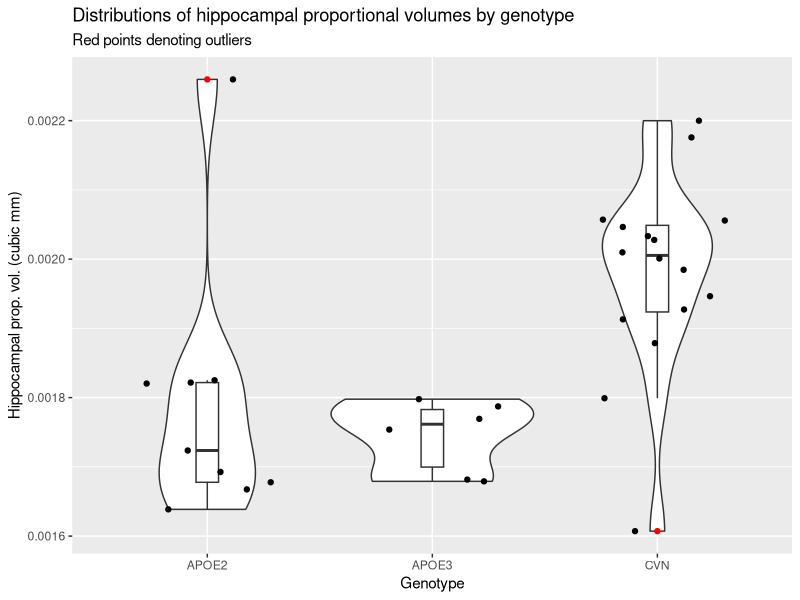
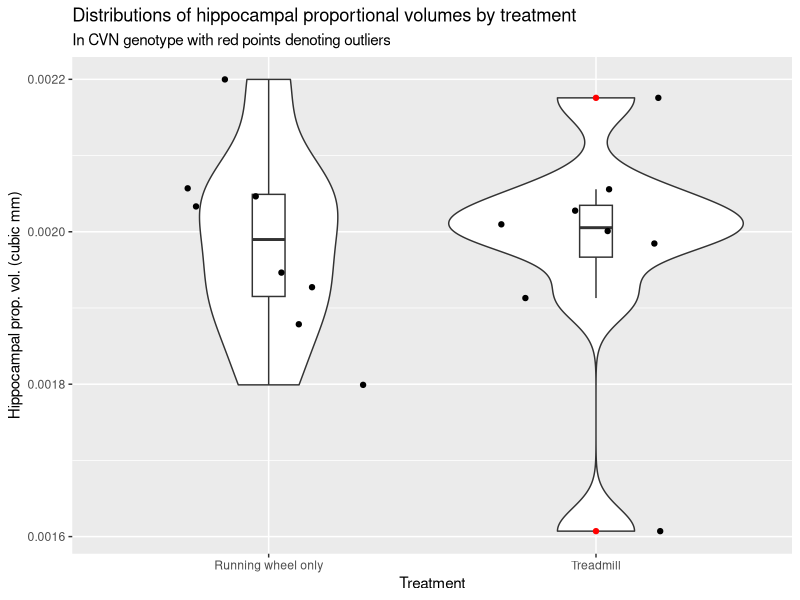

Generate these figures, in order, with R:
## ---- chunk 1
library(tidyverse)
data <- read.csv("memri.csv")
cvn_data <- read.csv("CVNanalysis.csv")
view(cvn_data)
## ---- chunk 2
graph <- data %>% 
  filter(! is.na(Proportional.Volume)) %>% 
  filter(! is.na(genotype)) %>% 
  filter(genotype != "") %>% 
  filter(genotype != "HN") %>% 
  mutate(geno = case_when(
    genotype == "APOE2" | genotype == "APOE22" ~ "APOE2",
    genotype == "APOE3" | genotype == "APOE33" ~ "APOE3",
    genotype == "CVN" ~ "CVN"
  )) %>% 
  group_by(geno) %>% 
  select(Proportional.Volume, geno)

ggplot(data = graph, aes(factor(geno), Proportional.Volume)) +
  geom_violin() +
  geom_boxplot(width = 0.1, outlier.color = "red") +
  geom_jitter(height = 0, width = 0.3) +
  labs(x = "Genotype",
       y = "Hippocampal prop. vol. (cubic mm)",
       title = "Distributions of hippocampal proportional volumes by genotype",
       subtitle = "Red points denoting outliers") 

  
## ---- chunk 3
cvn_graph <- cvn_data %>% 
  filter(! is.na(Proportional.Volume)) %>%
  mutate(treat = case_when(
    Treatment == "runningwheel_only" ~ "Running wheel only",
    Treatment == "treadmill" ~ "Treadmill"
  )) %>% 
  group_by(treat) %>% 
  select(Proportional.Volume, treat) 

rw <- cvn_data %>% 
  filter(! is.na(Proportional.Volume)) %>%
  filter(Treatment == "runningwheel_only") %>% 
  pull(Proportional.Volume)

tm <- cvn_data %>% 
  filter(! is.na(Proportional.Volume)) %>%
  filter(Treatment == "treadmill") %>% 
  pull(Proportional.Volume)

ggplot(data = cvn_graph, aes(factor(treat), Proportional.Volume)) +
  geom_violin() +
  geom_boxplot(width = 0.1, outlier.color = "red") +
  geom_jitter(height = 0, width = 0.3) +
  labs(x = "Treatment",
       y = "Hippocampal prop. vol. (cubic mm)",
       title = "Distributions of hippocampal proportional volumes by treatment",
       subtitle = "In CVN genotype with red points denoting outliers") 

t.test(rw, tm)
  
